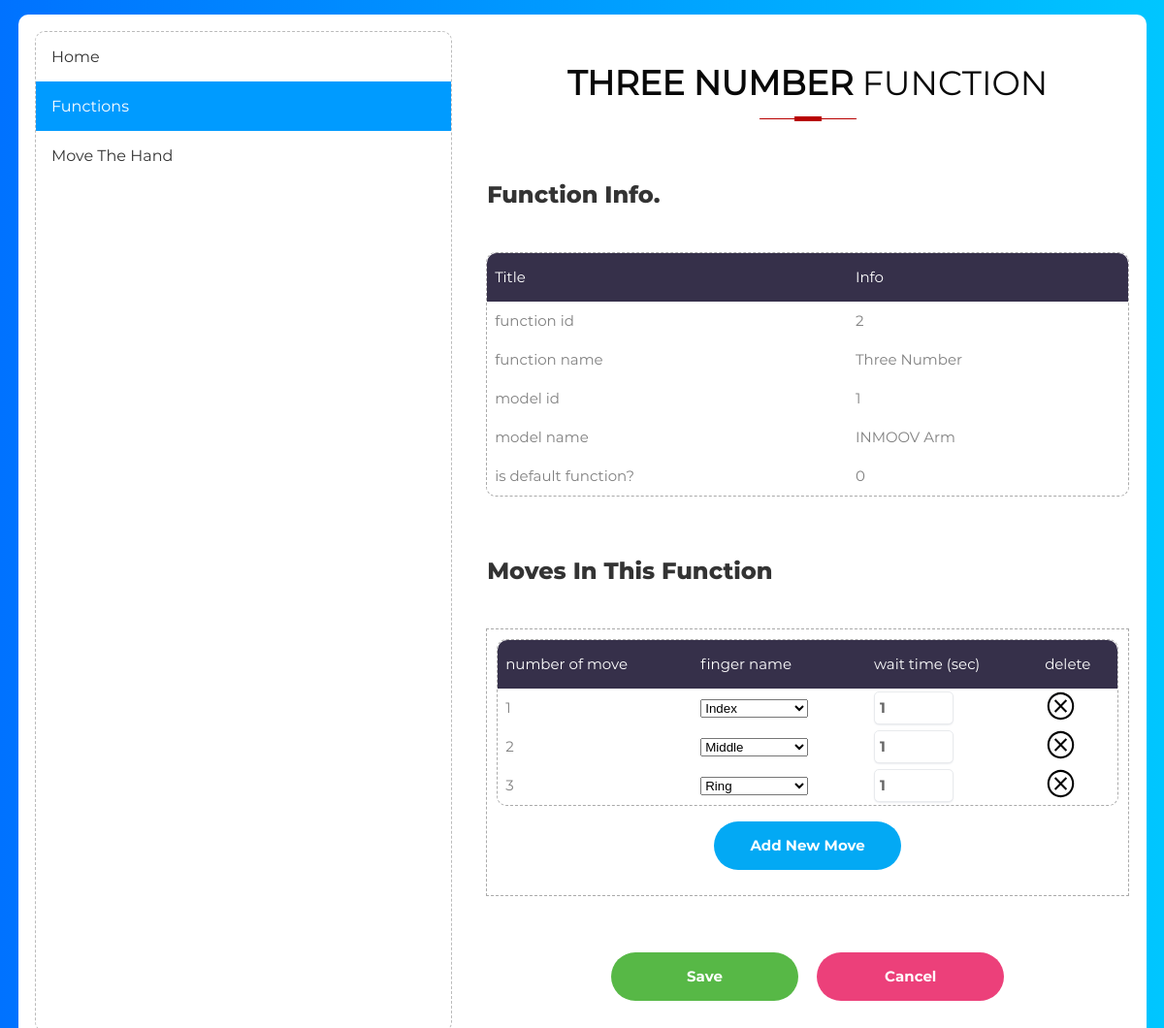
Screenshot of /functions/2/edit with the database file from the repository.
### tables this page shows
CREATE TABLE functions(
    id integer not null unique primary key AUTOINCREMENT,
    name varchar(40) not null unique,
    model_id integer not null,
    "default" boolean,
    foreign key(model_id) references models(id)
);

CREATE TABLE models(
    id integer not null unique primary key AUTOINCREMENT,
    name varchar(40) not null unique,
    img varchar(250) unique,
    wrist boolean,
    motors integer,
    category_id integer not null,
    foreign key(category_id) references categories(id)
);

CREATE TABLE functions_moves(
    function_id integer not null,
    motor_id integer not null,
    move_num integer not null,
    wait_time_in_seconds numeric(4, 2) not null,
    primary key(function_id, move_num),
    foreign key(function_id) references functions(id),
    foreign key(motor_id) references motors(id)
);

### app.py (the view, shortened to what this page needs)
@app.route("/functions/<int:id>/edit", methods=['GET', 'POST'])
def edit_function(id):
    active = 'functions'
    moves_table_header = [
        'number of move',
        'finger name',
        'wait time (sec)',
    ]
    function_titles = [
        'function id',
        'function name',
        'model id',
        'model name',
        'is default function?'
    ]
    conn = get_db_connection()
    is_defualt = conn.execute('SELECT "default" FROM functions WHERE id = ?', str(id)).fetchall()[0][0]
    if int(is_defualt):
        conn.close()
        return redirect(url_for('function_settings', id=id))
    function_detailes = conn.execute('''
        SELECT f.id, f.name, m.id, m.name, "default"
        FROM functions AS f
        INNER JOIN models AS m
        ON f.model_id = m.id
        WHERE f.id = {};
    '''.format(id)).fetchall()
    query = conn.execute('''
        SELECT move_num, m.name, wait_time_in_seconds, motor_num_in_the_model, motor_id
        FROM functions_moves AS fm
            INNER JOIN motors as m
            ON fm.motor_id = m.id
        WHERE function_id = {};
    '''.format(id)).fetchall()
    motors = conn.execute('''
        SELECT id, name, motor_num_in_the_model FROM motors
        WHERE model_id = 1;
    ''').fetchall()
    conn.close()
    return render_template(
        'functions/edit_function.html',
        page_name="Functions Settings",
        function_titles=function_titles,
        function_detailes=list(function_detailes)[0],
        moves_table_header=moves_table_header,
        menu_template=menu,
        active=active,
        query = query,
        motors = motors,
    )

### app.py (called while the page is built)
def get_db_connection():
    conn = sqlite3.connect('db/al_jazari.db')
    conn.row_factory = sqlite3.Row
    return conn

@app.context_processor
def inject_enumerate():
    return dict(enumerate=enumerate)

@app.context_processor
def inject_bool():
    return dict(bool=bool)

@app.context_processor
def inject_zip():
    return dict(zip=zip)

### templates/functions/edit_function.html (shortened to what this page needs)
{% extends "base.html" %} {% block content %}
<h2><b>{{ function_detailes[1] }}</b> Function</h2>
<br />
<h3>Function Info.</h3>
<br />
<div style="border: 1px dashed #aaa; border-radius: 10px">
  <table>
    <thead>
      <th>Title</th>
      <th>Info</th>
    </thead>
    <tbody>
      {% for title, info in zip(function_titles, function_detailes) %}
      <tr>
        <td>{{ title }}</td>
        <td>{{ info }}</td>
      </tr>
      {% endfor %}
    </tbody>
  </table>
</div>
<br />
<br />
<h3>Moves In This Function</h3>
<br />
<form method="post">
    <div class="padding dashed">
<div class="dashed" style="border-radius: 10px">
  <table>
    <thead>
      {% for head in moves_table_header %}
      <th>{{ head }}</th>
      {% endfor %}
      <th>delete</th>
    </thead>
    <tbody>
      {% for i, function in enumerate(query) %}
      <tr>
        <td>{{ function[0] }}</td>
        <td>
            <select name="finger_{{ function[0] }}" required>
                {% for option in motors %}
                <option {{ "selected" if option[0] == function[-1] }} value="{{ option[0] }}">
                    {{ option[1] }}
                </option>
                {% endfor %}
            </select>
        </td>
        <td><input min="0" type="number" value="{{ function[2] }}" name="waitTime_{{ function[0] }}" id="wait_time-{{ function[0] }}"></td>
        <td>
          <button class="delete_row" onclick="delete_row(this)" type="button">
            <img src="{{ url_for("static", filename="imgs/site/close.svg") }}" alt="Cancel" >
          </button>
       </td>
      </tr>
      {% endfor %}
    </tbody>
  </table>
</div>
<div class="container-btn" style="margin: 1rem;">
<button type="button" class="btn blue" name="add_new_move"> Add New Move </button>
</div>
</div>
<br />
<br />
<div class="container-btn">
    <button class="btn" type="submit">
        <span> Save </span>
    </button>
    <button type="button" class="red btn" onclick="location.href=`{{ url_for('functions') }}`">
        <span> Cancel </span>
    </button>
</div>
</form>
{% endblock %}

### static/css/main.css (style rules this page uses)
* { margin: 0px; padding: 0px; box-sizing: border-box; }
body, html { height: 100%; font-family: Montserrat-Regular, sans-serif; }
h1, h2, h3, h4, h5, h6 { margin: 1px; }
input { outline: none; border: none; }
button { outline: none !important; border: none; background: transparent; }
table { border-collapse: collapse; background: #fff; border-radius: 10px; overflow: hidden; width: 100%; margin: 0 auto; position: relative; }
table * { position: relative; }
table thead th { font-size: 15px; color: #fff; line-height: 1.2; font-weight: unset; }
table tbody tr { height: 40px; }
tbody tr { font-size: 15px; color: gray; line-height: 1.2; font-weight: unset; }
table td, table th { text-align: left; }
table td, table th { padding-left: 8px; }
h2 { position: relative; padding: 0; margin: 0; font-weight: 300; font-size: 35px; color: #080808; -webkit-transition: all 0.4s ease 0s; -o-transition: all 0.4s ease 0s; transition: all 0.4s ease 0s; }
h2 { text-align: center; text-transform: uppercase; padding-bottom: 5px; }
h2:before { width: 28px; height: 5px; display: block; content: ""; position: absolute; bottom: 3px; left: 50%; margin-left: -14px; margin-bottom: 15px; background-color: #b80000; }
h2:after { width: 100px; height: 1px; display: block; content: ""; position: relative; margin: 15px 0; left: 50%; margin-left: -50px; background-color: #b80000; }
h3, .model_title { display: block; font-family: Montserrat-ExtraBold; font-size: 24px; color: #333333; line-height: 1.2; padding: 1.5rem 0; }
.container-btn { display: -webkit-box; display: -webkit-flex; display: -moz-box; display: -ms-flexbox; display: flex; flex-wrap: wrap; justify-content: center; }
.btn { min-width: 193px; height: 50px; border-radius: 25px; background: #57b846; font-family: Montserrat-Bold; font-size: 15px; line-height: 1.5; color: #fff; display: -webkit-box; display: -webkit-flex; display: -moz-box; display: -ms-flexbox; display: flex; justify-content: center; align-items: center; padding: 0 25px; margin: 0 0.6rem; -webkit-transition: all 0.4s; -o-transition: all 0.4s; -moz-transition: all 0.4s; transition: all 0.4s; }
.blue { background: #03a9f4 !important }
.red { background: #ec407a !important; }
form > div { margin-bottom: 20px; }
input { height: 50px; border-radius: 25px; padding: 0 30px; }
input { font-family: Montserrat-Bold; font-size: 15px; line-height: 1.5; color: #666666; border: 1px solid #e8eaed; border-radius: 5px; background: #fff; box-shadow: 0 1px 3px -2px #9098a9; }
table input[type=number] { padding: 5px; height: auto; width: 5.5em; }
.dashed { border: 1px dashed #aaa; }
.padding { padding: 10px; }
.delete_row { text-align: center; }
.delete_row img { width: 2.5em; }

### rows the page displays
functions: name "THREE NUMBER", title "function name", name "Three Number", title "model name", name "INMOOV Arm"
functions_moves: move_num "1", wait_time_in_seconds+move_num "1"
functions_moves: move_num "2", wait_time_in_seconds "1"
functions_moves: move_num "3", wait_time_in_seconds "1"

### other values shown
{{ element | title }} "Home" "Functions" "Move The Hand"
{{ title }} "function id" "model id" "is default function?"
{{ info }} "2" "1" "0"
{{ head }} "number of move" "finger name" "wait time (sec)"
form field value "Index"
form field value "Middle"
form field value "Ring"
